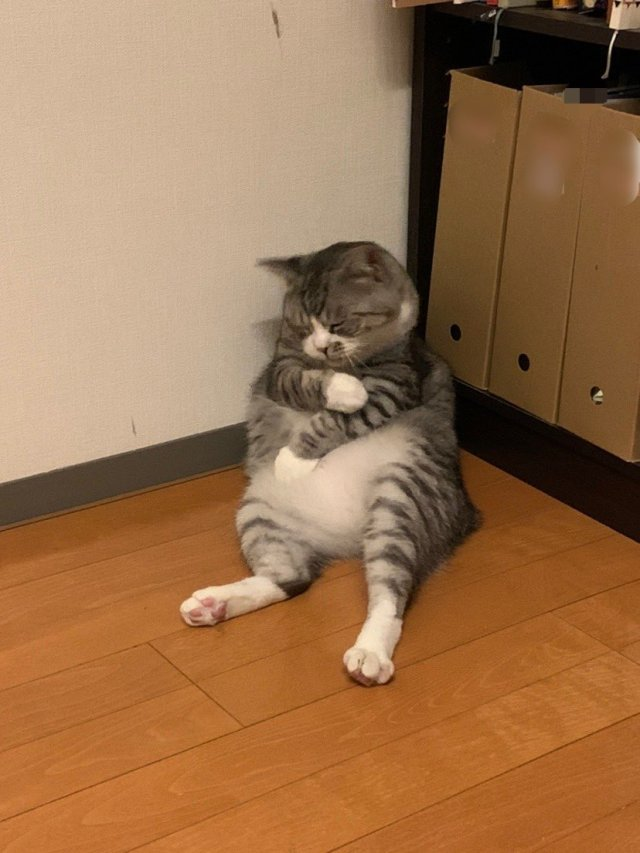
//> input picture orai_munka/ora5/build/CuteCat.png, 640 x 853 px
$ ./main   (built with g++ and OpenCV 4)
//> lines starting //> are read from the running program, lines starting //| are printed output that depends on the picture; after the words box and inside, x2 and y2 are one past the last pixel; in counts of white or black regions, pixels touching at a corner belong together
#include <opencv2/core.hpp>
#include <opencv2/imgproc.hpp>
#include <opencv2/imgcodecs.hpp>
#include <opencv2/highgui.hpp>
#include <iostream>


void Exercise1()
{
    //sima fekete fehérbe beolvasom a képet
	cv::Mat image = cv::imread("/Users/halaszkata/git/2023/2.felev/Kepfledolgozas/orai_munka/ora5/build/CuteCat.png", 0); //ha a 0 helyére 1-et írok akkor szinsbe olvassa be
//> image: 853 rows x 640 cols, CV_8UC1; min 0, max 236, mean 121.1
	cv::imshow("Alapkep fekete feheren", image);
	cv::waitKey();

    //sima globális küszöbölés
    cv::Mat thresh;
    cv::threshold(image, thresh, 200, 255, cv::THRESH_BINARY);
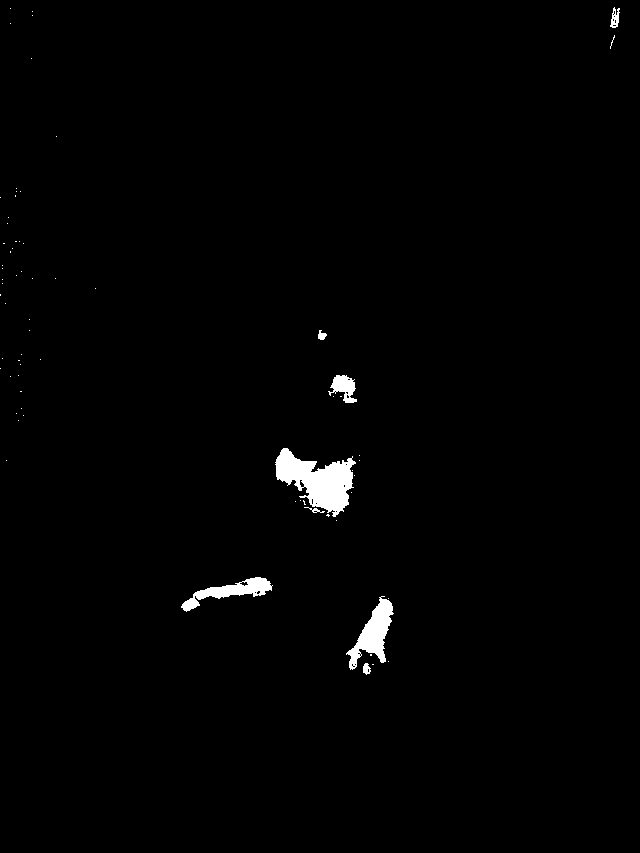
//> thresh: 853 rows x 640 cols, CV_8UC1; 1.1% white; 71 white regions (63 under 20 px), largest, box (x1, y1, x2, y2) and area: (275, 448, 356, 517) 2866, (346, 596, 394, 670) 1432, (181, 577, 273, 612) 1068
    cv::imshow("Globalis kuszoboles", thresh);
    cv::waitKey();

    //sima globális küszöbölés inverze
    cv::Mat thresh_inv;
    cv::threshold(image, thresh_inv, 180, 255, cv::THRESH_BINARY_INV);
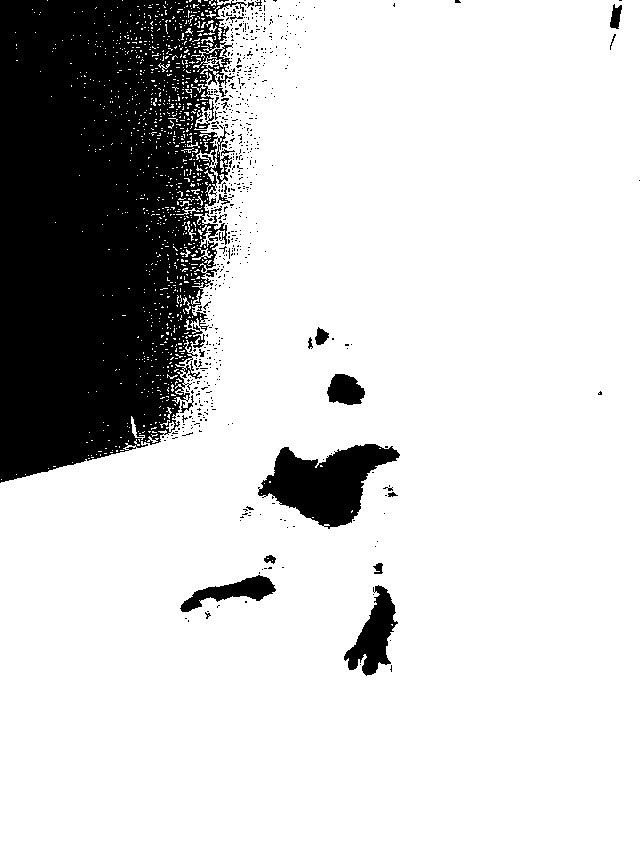
//> thresh_inv: 853 rows x 640 cols, CV_8UC1; 81% white; 596 black regions (569 under 20 px), largest, box (x1, y1, x2, y2) and area: (0, 0, 247, 483) 89758, (258, 444, 400, 529) 6453, (344, 585, 398, 676) 2266
    cv::imshow("Globalis kuszoboles inverze", thresh_inv);
    cv::waitKey();

}

void Exercise2()
{
    //Adaptív küszöbölés
    cv::Mat image = cv::imread("/Users/halaszkata/git/2023/2.felev/Kepfledolgozas/orai_munka/ora5/build/2CuteCats.png", 0); //ha a 0 helyére 1-et írok akkor szinsbe olvassa be
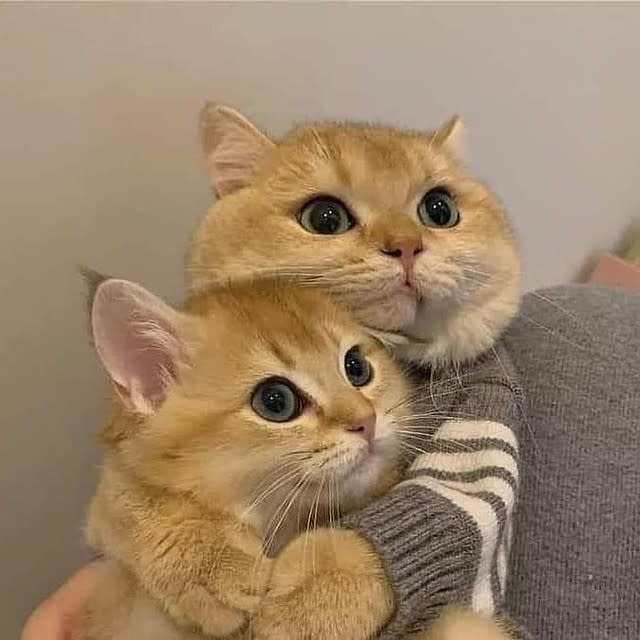
//> input picture orai_munka/ora5/build/2CuteCats.png, 640 x 640 px
//> image: 640 rows x 640 cols, CV_8UC1; min 0, max 252, mean 136
	cv::imshow("Alapkep fekete feheren", image);
	cv::waitKey();

    cv::Mat thresh;
    int blockSize = 5;
    cv::adaptiveThreshold(image, thresh, 255, cv::ADAPTIVE_THRESH_MEAN_C,
    cv::THRESH_BINARY,blockSize,2);
//> thresh: 640 rows x 640 cols, CV_8UC1; 77.3% white; black in thin lines or dots
    cv::imshow("Adaptiv kuszoboles", thresh);
    cv::waitKey();
}

void Exercise3()
{
    cv::Mat image = cv::imread("/Users/halaszkata/git/2023/2.felev/Kepfledolgozas/orai_munka/ora5/build/ZajosKep.png", 0); //ha a 0 helyére 1-et írok akkor szinsbe olvassa be
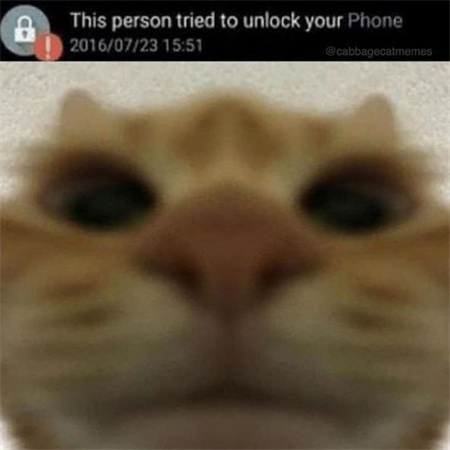
//> input picture orai_munka/ora5/build/ZajosKep.png, 450 x 450 px
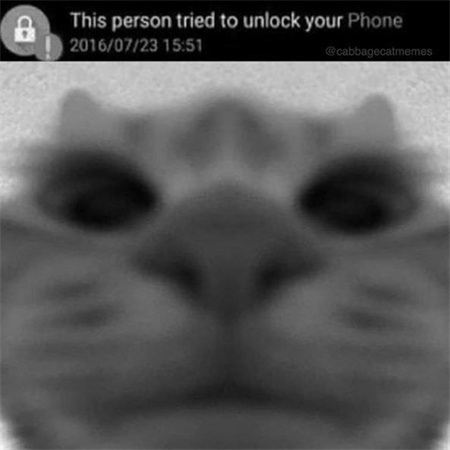
//> image: 450 rows x 450 cols, CV_8UC1; min 0, max 253, mean 85.8
	cv::imshow("Alapkep fekete feheren", image);
	cv::waitKey();

	cv::Mat filtered,equalized;

	cv::medianBlur(image, filtered, 5);
	cv::equalizeHist(filtered, equalized);
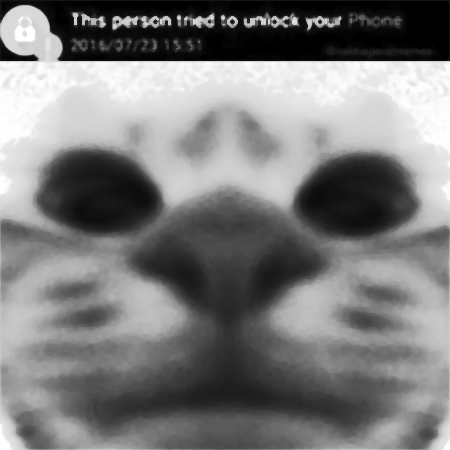
//> equalized: 450 rows x 450 cols, CV_8UC1; min 0, max 255, mean 124.1
	cv::imshow("equalized", equalized);
	cv::waitKey();

    cv::Mat thresh;
    int blockSize = 5;
    cv::adaptiveThreshold(equalized, thresh, 255, cv::ADAPTIVE_THRESH_MEAN_C,
    cv::THRESH_BINARY,blockSize,2);
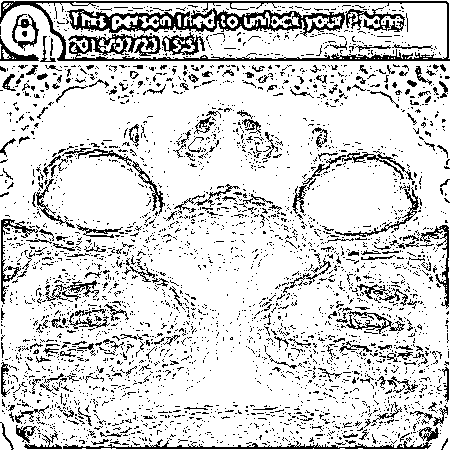
//> thresh: 450 rows x 450 cols, CV_8UC1; 83.2% white; black in thin lines or dots
    cv::imshow("Adaptiv kuszoboles", thresh);
    cv::waitKey();
    //Ez lehet nem jó, kérdezzük meg Kittit
}


int main()
{
	Exercise1();
    Exercise2();
    Exercise3();
	return 0;
}
